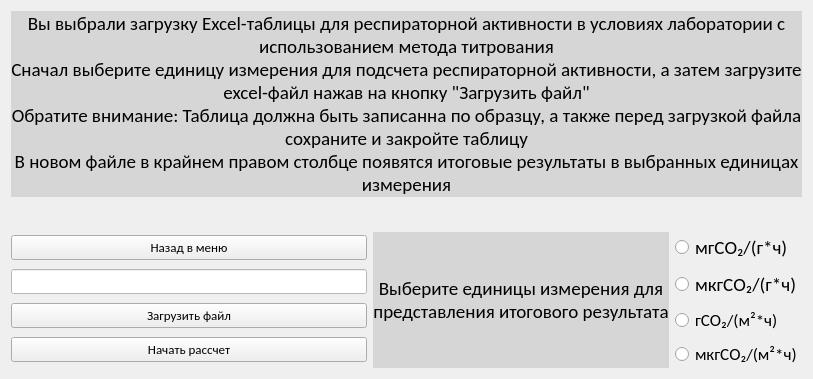
      <widget class="QWidget" name="exel_lab_titr_lt">
       <layout class="QGridLayout" name="gridLayout_5">
        <item row="0" column="0" colspan="3">
         <widget class="QLabel" name="exel_lab_titr_intro_lbl">
          <property name="font">
           <font>
            <family>Calibri</family>
            <pointsize>14</pointsize>
           </font>
          </property>
          <property name="contextMenuPolicy">
           <enum>Qt::PreventContextMenu</enum>
          </property>
          <property name="layoutDirection">
           <enum>Qt::RightToLeft</enum>
          </property>
          <property name="styleSheet">
           <string notr="true">background-color: rgb(214, 214, 214);</string>
          </property>
          <property name="text">
           <string>Вы выбрали загрузку Excel-таблицы для респираторной активности в условиях лаборатории с использованием метода титрования
Сначал выберите единицу измерения для подсчета респираторной активности, а затем загрузите excel-файл нажав на кнопку &quot;Загрузить файл&quot; 
Обратите внимание: Таблица должна быть записанна по образцу, а также перед загрузкой файла сохраните и закройте таблицу
В новом файле в крайнем правом столбце появятся итоговые результаты в выбранных единицах измерения</string>
          </property>
          <property name="alignment">
           <set>Qt::AlignCenter</set>
          </property>
          <property name="wordWrap">
           <bool>true</bool>
          </property>
         </widget>
        </item>
        <item row="1" column="0" colspan="3">
         <layout class="QGridLayout" name="exel_lab_titr_examle_lt">
          <item row="0" column="0">
           <widget class="QLabel" name="exel_lab_titr_photo_lbl">
            <property name="font">
             <font>
              <family>Calibri</family>
              <pointsize>14</pointsize>
             </font>
            </property>
            <property name="contextMenuPolicy">
             <enum>Qt::PreventContextMenu</enum>
            </property>
            <property name="layoutDirection">
             <enum>Qt::RightToLeft</enum>
            </property>
            <property name="styleSheet">
             <string notr="true">image: url(:/lab_titr/example_ra_lab_titr.png);</string>
            </property>
            <property name="text">
             <string/>
            </property>
            <property name="pixmap">
             <pixmap>../Application/exampl_imgs/example_RA_lab_titr.png</pixmap>
            </property>
            <property name="alignment">
             <set>Qt::AlignCenter</set>
            </property>
            <property name="wordWrap">
             <bool>true</bool>
            </property>
           </widget>
          </item>
         </layout>
        </item>
        <item row="2" column="0">
         <layout class="QGridLayout" name="exel_lab_titr_btns_lt">
          <item row="3" column="0">
           <widget class="QPushButton" name="exel_lab_titr_startcalculate_btn">
            <property name="font">
             <font>
              <family>Calibri</family>
              <pointsize>10</pointsize>
             </font>
            </property>
            <property name="text">
             <string>Начать рассчет</string>
            </property>
           </widget>
          </item>
          <item row="2" column="0">
           <widget class="QPushButton" name="exel_lab_titr_loadfile_btn">
            <property name="font">
             <font>
              <family>Calibri</family>
              <pointsize>10</pointsize>
             </font>
            </property>
            <property name="text">
             <string>Загрузить файл</string>
            </property>
           </widget>
          </item>
          <item row="1" column="0">
           <widget class="QLineEdit" name="exel_lab_titr_filepath_le">
            <property name="font">
             <font>
              <family>Calibri</family>
              <pointsize>10</pointsize>
             </font>
            </property>
            <property name="styleSheet">
             <string notr="true">background-color: rgb(255, 255, 255);</string>
            </property>
            <property name="text">
             <string/>
            </property>
            <property name="readOnly">
             <bool>true</bool>
            </property>
           </widget>
          </item>
          <item row="0" column="0">
           <widget class="QPushButton" name="exel_lab_titr_back_btn">
            <property name="font">
             <font>
              <family>Calibri</family>
              <pointsize>10</pointsize>
             </font>
            </property>
            <property name="text">
             <string>Назад в меню</string>
            </property>
           </widget>
          </item>
         </layout>
        </item>
        <item row="2" column="1">
         <widget class="QLabel" name="exel_measure_lab_titr_lbl">
          <property name="font">
           <font>
            <family>Calibri</family>
            <pointsize>14</pointsize>
           </font>
          </property>
          <property name="contextMenuPolicy">
           <enum>Qt::PreventContextMenu</enum>
          </property>
          <property name="layoutDirection">
           <enum>Qt::RightToLeft</enum>
          </property>
          <property name="styleSheet">
           <string notr="true">background-color: rgb(214, 214, 214);</string>
          </property>
          <property name="text">
           <string>Выберите единицы измерения для представления итогового результата</string>
          </property>
          <property name="alignment">
           <set>Qt::AlignCenter</set>
          </property>
          <property name="wordWrap">
           <bool>true</bool>
          </property>
         </widget>
        </item>
        <item row="2" column="2">
         <layout class="QGridLayout" name="exel_lab_titr_rbs_lt">
          <item row="3" column="0">
           <widget class="QRadioButton" name="exel_mcg_sq_meters_lab_titr_rb">
            <property name="font">
             <font>
              <family>Calibri</family>
              <pointsize>13</pointsize>
             </font>
            </property>
            <property name="text">
             <string>мкгСО₂/(м²*ч)</string>
            </property>
           </widget>
          </item>
          <item row="1" column="0">
           <widget class="QRadioButton" name="exel_mcg_lab_titr_rb">
            <property name="font">
             <font>
              <family>Calibri</family>
              <pointsize>14</pointsize>
             </font>
            </property>
            <property name="text">
             <string>мкгСО₂/(г*ч)</string>
            </property>
           </widget>
          </item>
          <item row="2" column="0">
           <widget class="QRadioButton" name="exel_sq_meters_lab_titr_rb">
            <property name="font">
             <font>
              <family>Calibri</family>
              <pointsize>13</pointsize>
             </font>
            </property>
            <property name="accessibleDescription">
             <string/>
            </property>
            <property name="layoutDirection">
             <enum>Qt::LeftToRight</enum>
            </property>
            <property name="autoFillBackground">
             <bool>false</bool>
            </property>
            <property name="text">
             <string>гСО₂/(м²*ч)</string>
            </property>
           </widget>
          </item>
          <item row="0" column="0">
           <widget class="QRadioButton" name="exel_mg_lab_titr_rb">
            <property name="font">
             <font>
              <family>Calibri</family>
              <pointsize>14</pointsize>
             </font>
            </property>
            <property name="text">
             <string>мгСО₂/(г*ч)</string>
            </property>
           </widget>
          </item>
         </layout>
        </item>
       </layout>
      </widget>
